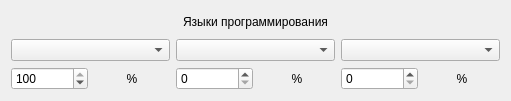
   <widget class="QWidget" name="layoutWidget">
    <property name="geometry">
     <rect>
      <x>530</x>
      <y>390</y>
      <width>511</width>
      <height>101</height>
     </rect>
    </property>
    <layout class="QGridLayout" name="gridLayout_4">
     <item row="2" column="5">
      <widget class="QLabel" name="label_85">
       <property name="text">
        <string>%</string>
       </property>
       <property name="alignment">
        <set>Qt::AlignCenter</set>
       </property>
      </widget>
     </item>
     <item row="2" column="2">
      <widget class="QSpinBox" name="second_lang_perc_spinBox">
       <property name="maximum">
        <number>100</number>
       </property>
      </widget>
     </item>
     <item row="2" column="4">
      <widget class="QSpinBox" name="third_lang_perc_spinBox">
       <property name="maximum">
        <number>100</number>
       </property>
      </widget>
     </item>
     <item row="2" column="0">
      <widget class="QSpinBox" name="first_lang_perc_spinBox">
       <property name="maximum">
        <number>100</number>
       </property>
       <property name="value">
        <number>100</number>
       </property>
      </widget>
     </item>
     <item row="2" column="1">
      <widget class="QLabel" name="label_84">
       <property name="text">
        <string>%</string>
       </property>
       <property name="alignment">
        <set>Qt::AlignCenter</set>
       </property>
      </widget>
     </item>
     <item row="2" column="3">
      <widget class="QLabel" name="label_44">
       <property name="text">
        <string>%</string>
       </property>
       <property name="alignment">
        <set>Qt::AlignCenter</set>
       </property>
      </widget>
     </item>
     <item row="0" column="0" colspan="6">
      <widget class="QLabel" name="label_83">
       <property name="text">
        <string>Языки программирования</string>
       </property>
       <property name="alignment">
        <set>Qt::AlignCenter</set>
       </property>
      </widget>
     </item>
     <item row="1" column="0" colspan="2">
      <widget class="QComboBox" name="first_lang_comboBox"/>
     </item>
     <item row="1" column="2" colspan="2">
      <widget class="QComboBox" name="second_lang_comboBox"/>
     </item>
     <item row="1" column="4" colspan="2">
      <widget class="QComboBox" name="third_lang_comboBox"/>
     </item>
    </layout>
   </widget>
